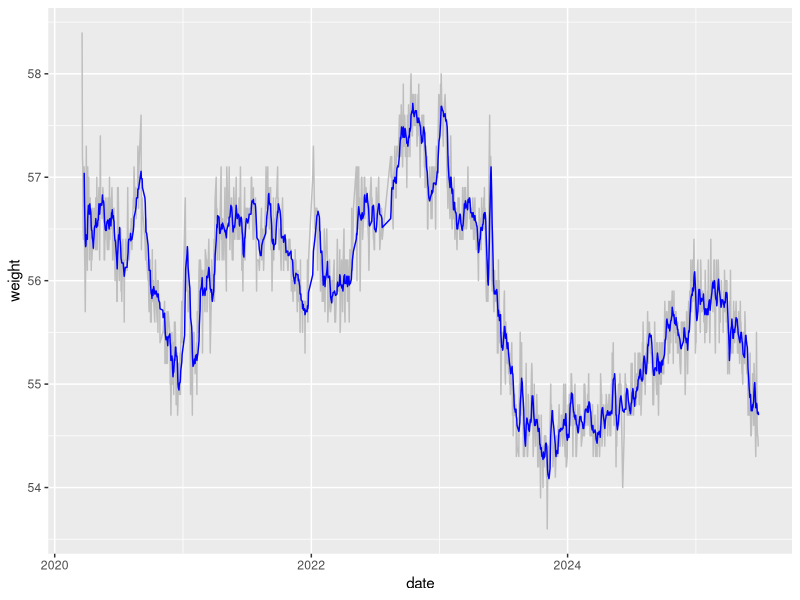
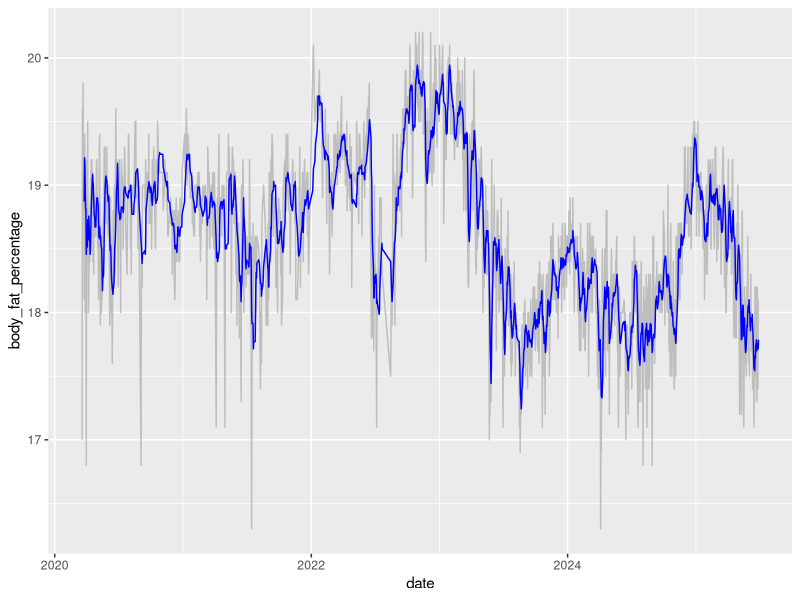
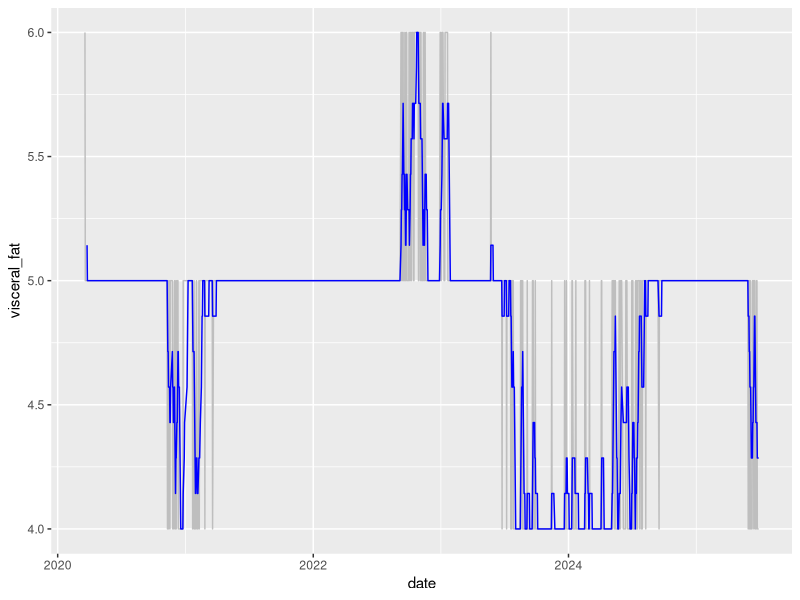
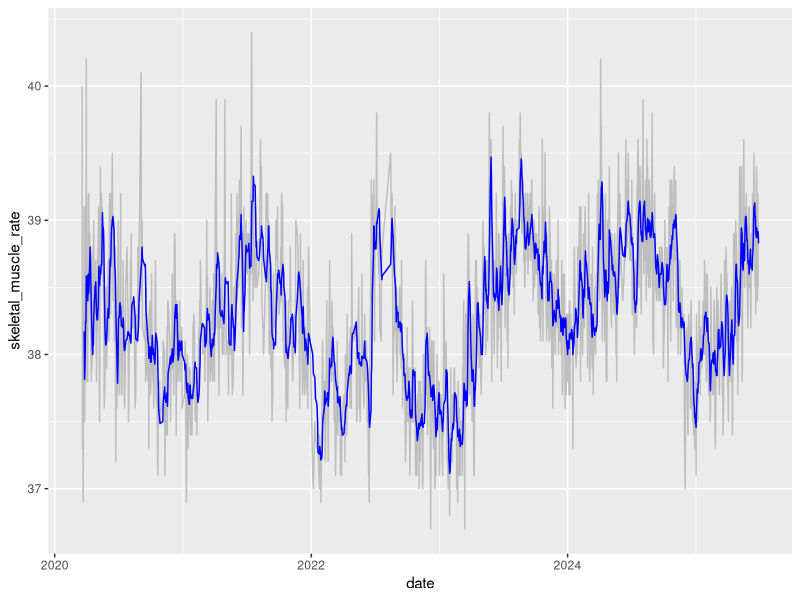
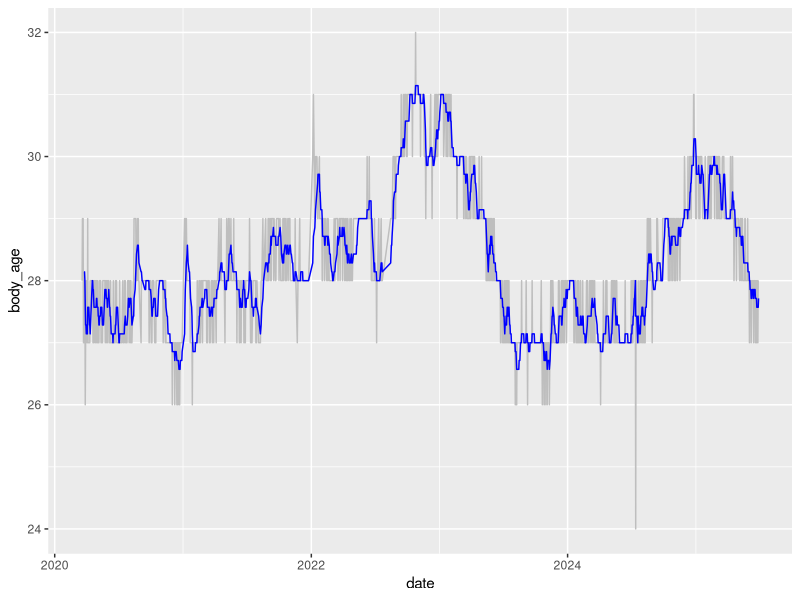
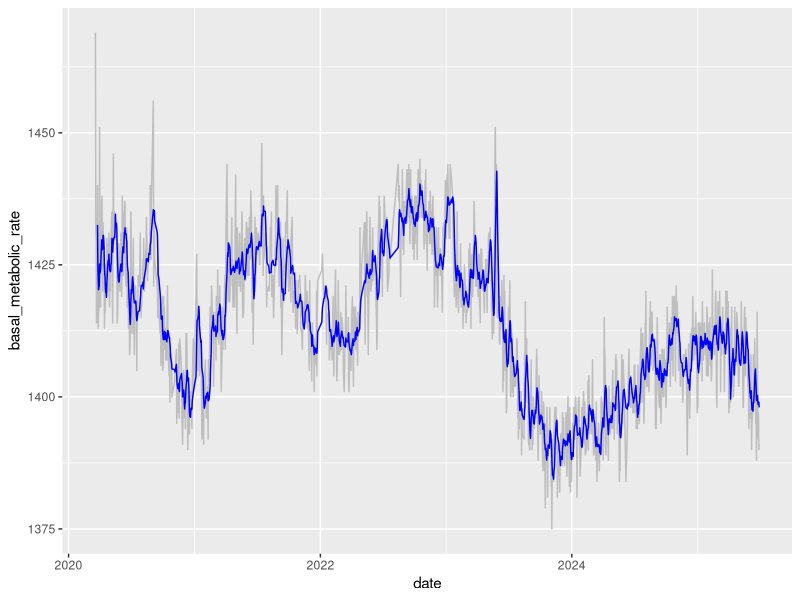
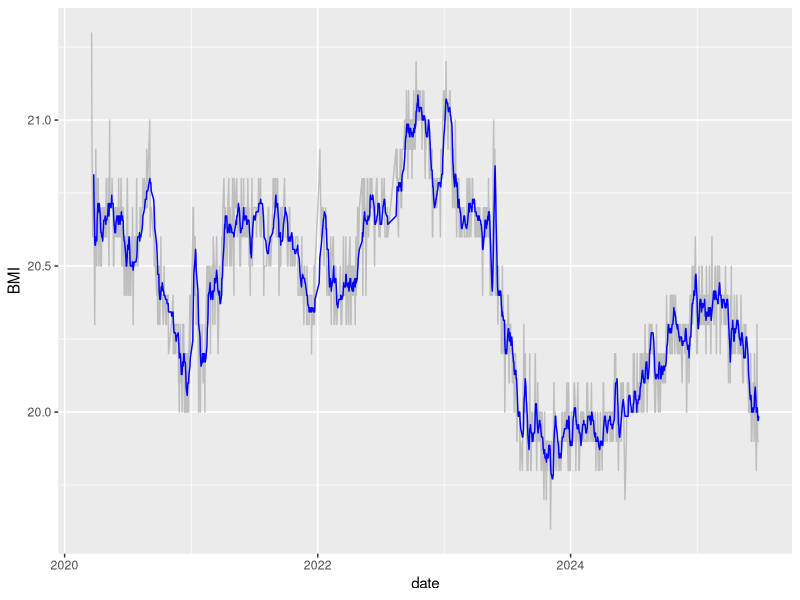
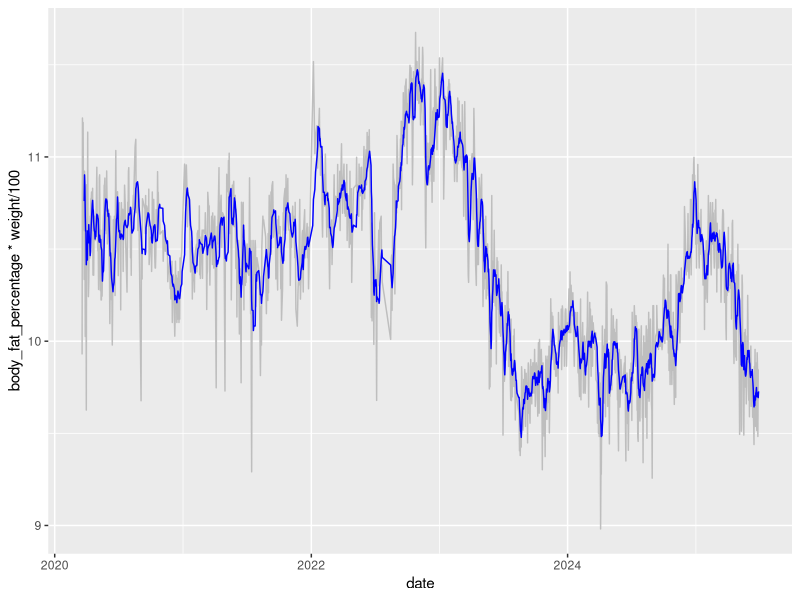

R code for these plots, in order:
library(zoo);
library(ggplot2)
diet <- read.delim("data/diet.tsv")
diet$date <- as.Date(diet$date)
diet$weight_ma7 <- rollmean(diet$weight, 7, fill = NA, align = "right")
diet$body_fat_percentage_ma7 <- rollmean(diet$body_fat_percentage, 7, fill = NA, align = "right")
diet$visceral_fat_ma7 <- rollmean(diet$visceral_fat, 7, fill = NA, align = "right")
diet$skeletal_muscle_rate_ma7 <- rollmean(diet$skeletal_muscle_rate, 7, fill = NA, align = "right")
diet$body_age_ma7 <- rollmean(diet$body_age, 7, fill = NA, align = "right")
diet$basal_metabolic_rate_ma7 <- rollmean(diet$basal_metabolic_rate, 7, fill = NA, align = "right")
diet$BMI_ma7 <- rollmean(diet$BMI, 7, fill = NA, align = "right")

png("image/weight.png")
ggplot(diet, aes(x=date)) +
  geom_line(aes(y=weight), color="gray") +
  geom_line(aes(y=weight_ma7), color="blue")
dev.off()

png("image/body_fat_percentage.png")
ggplot(diet, aes(x=date)) +
  geom_line(aes(y=body_fat_percentage), color="gray") +
  geom_line(aes(y=body_fat_percentage_ma7), color="blue")
dev.off()

png("image/visceral_fat.png")
ggplot(diet, aes(x=date)) +
  geom_line(aes(y=visceral_fat), color="gray") +
  geom_line(aes(y=visceral_fat_ma7), color="blue")
dev.off()

png("image/skeletal_muscle_rate.png")
ggplot(diet, aes(x=date)) +
  geom_line(aes(y=skeletal_muscle_rate), color="gray") +
  geom_line(aes(y=skeletal_muscle_rate_ma7), color="blue")
dev.off()

png("image/body_age.png")
ggplot(diet, aes(x=date)) +
  geom_line(aes(y=body_age), color="gray") +
  geom_line(aes(y=body_age_ma7), color="blue")
dev.off()

png("image/basal_metabolic_rate.png")
ggplot(diet, aes(x=date)) +
  geom_line(aes(y=basal_metabolic_rate), color="gray") +
  geom_line(aes(y=basal_metabolic_rate_ma7), color="blue")
dev.off()

png("image/bmi.png")
ggplot(diet, aes(x=date)) +
  geom_line(aes(y=BMI), color="gray") +
  geom_line(aes(y=BMI_ma7), color="blue")
dev.off()

diet$body_fat_weight_ma7 <- rollmean(diet$body_fat_percentage * diet$weight / 100, 7, fill = NA, align = "right")

png("image/body_fat_weight.png")
ggplot(diet, aes(x=date)) +
  geom_line(aes(y=body_fat_percentage * weight / 100), color="gray") +
  geom_line(aes(y=body_fat_weight_ma7), color="blue")
dev.off()

diet$skeletal_muscle_weight_ma7 <- rollmean(diet$skeletal_muscle_rate * diet$weight / 100, 7, fill = NA, align = "right")

png("image/skeletal_muscle_weight.png")
ggplot(diet, aes(x=date)) +
  geom_line(aes(y=skeletal_muscle_rate * weight / 100), color="gray") +
  geom_line(aes(y=skeletal_muscle_weight_ma7), color="blue")
dev.off()

# recent three months

latest_date <- max(diet$date, na.rm = TRUE)
three_months_ago <- latest_date - 90
diet_recent <- subset(diet, date >= three_months_ago)

png("image/weight_recent.png")
ggplot(diet_recent, aes(x=date)) +
  geom_line(aes(y=weight), color="gray") +
  geom_line(aes(y=weight_ma7), color="blue")
dev.off()

png("image/body_fat_percentage_recent.png")
ggplot(diet_recent, aes(x=date)) +
  geom_line(aes(y=body_fat_percentage), color="gray") +
  geom_line(aes(y=body_fat_percentage_ma7), color="blue")
dev.off()

png("image/visceral_fat_recent.png")
ggplot(diet_recent, aes(x=date)) +
  geom_line(aes(y=visceral_fat), color="gray") +
  geom_line(aes(y=visceral_fat_ma7), color="blue")
dev.off()

png("image/skeletal_muscle_rate_recent.png")
ggplot(diet_recent, aes(x=date)) +
  geom_line(aes(y=skeletal_muscle_rate), color="gray") +
  geom_line(aes(y=skeletal_muscle_rate_ma7), color="blue")
dev.off()

png("image/body_age_recent.png")
ggplot(diet_recent, aes(x=date)) +
  geom_line(aes(y=body_age), color="gray") +
  geom_line(aes(y=body_age_ma7), color="blue")
dev.off()

png("image/basal_metabolic_rate_recent.png")
ggplot(diet_recent, aes(x=date)) +
  geom_line(aes(y=basal_metabolic_rate), color="gray") +
  geom_line(aes(y=basal_metabolic_rate_ma7), color="blue")
dev.off()

png("image/bmi_recent.png")
ggplot(diet_recent, aes(x=date)) +
  geom_line(aes(y=BMI), color="gray") +
  geom_line(aes(y=BMI_ma7), color="blue")
dev.off()

png("image/body_fat_weight_recent.png")
ggplot(diet_recent, aes(x=date)) +
  geom_line(aes(y=body_fat_percentage * weight / 100), color="gray") +
  geom_line(aes(y=body_fat_weight_ma7), color="blue")
dev.off()

png("image/skeletal_muscle_weight_recent.png")
ggplot(diet_recent, aes(x=date)) +
  geom_line(aes(y=skeletal_muscle_rate * weight / 100), color="gray") +
  geom_line(aes(y=skeletal_muscle_weight_ma7), color="blue")
dev.off()
